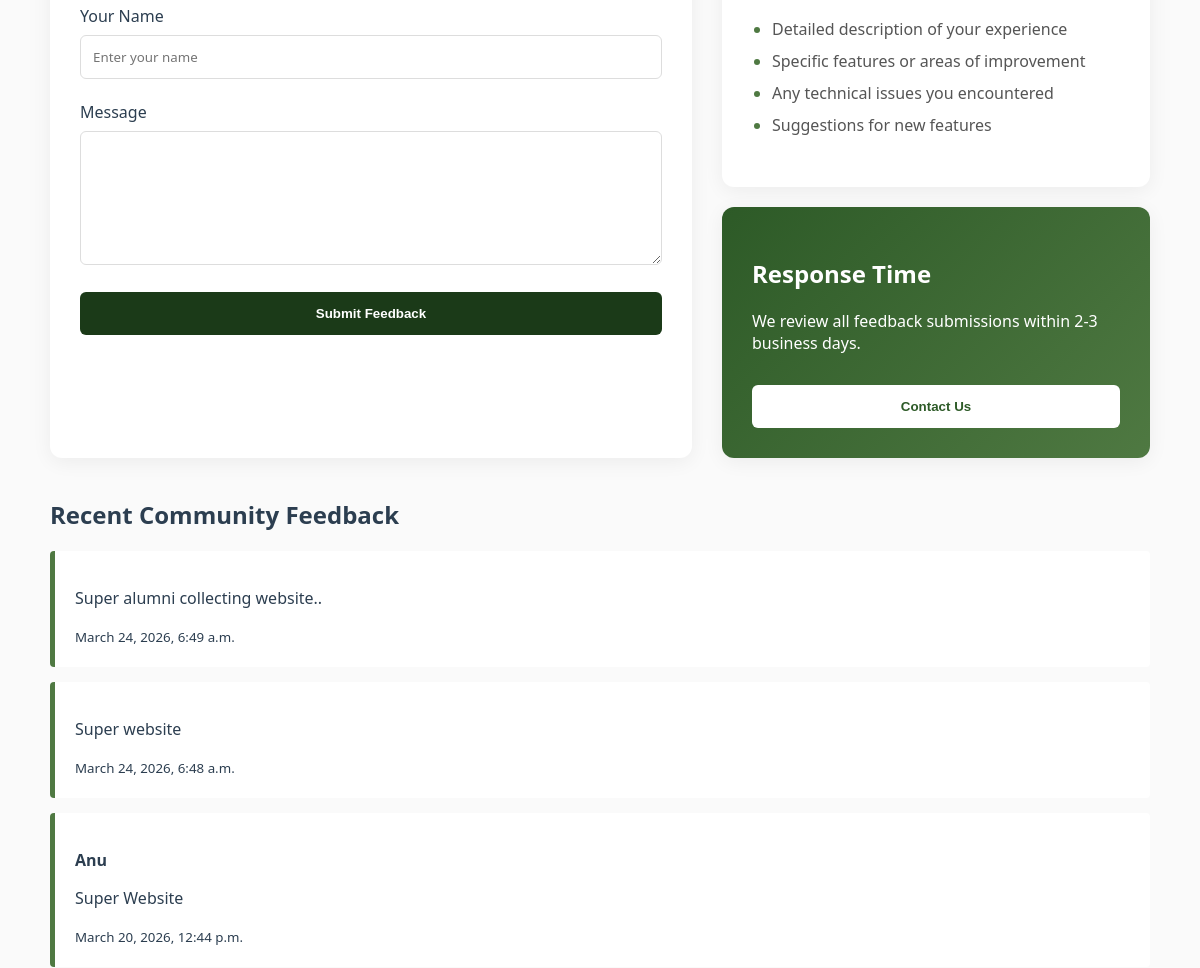
The app's page /alumni_app/alumni/feedback/ (middle part), older data.
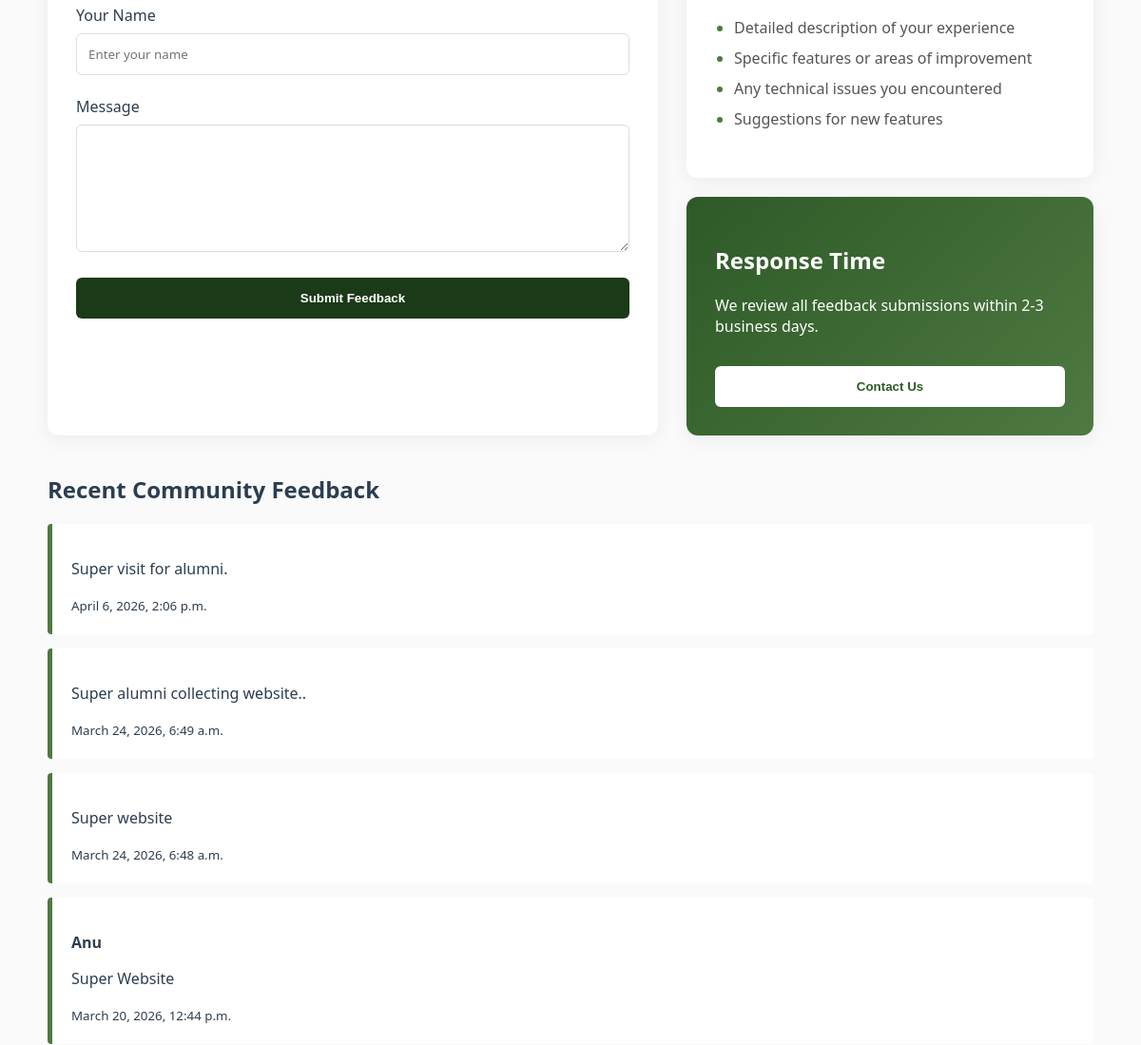
The same page, newer data.
### Alumni_app/models.py (models this page shows, shortened)
class Feedback(models.Model):
    user = models.ForeignKey(User, on_delete=models.CASCADE, null=True, blank=True)
    name = models.CharField(max_length=100, null=True, blank=True)
    message = models.TextField()
    created_at = models.DateTimeField(auto_now_add=True)

### Alumni_app/views.py (the view, shortened to what this page needs)
# urls.py: path('alumni/feedback/', views.alumni_feedback, name='alumni_feedback'),
def alumni_feedback(request):
    feedbacks = Feedback.objects.all().order_by("-created_at")
    return render(request, "alumni_feedback.html", {"feedbacks": feedbacks})

### Alumni_app/templates/alumni_feedback.html (shortened to what this page needs)
{% load static %}
<!DOCTYPE html>
<html>
<head>
<link rel="stylesheet" href="{% static 'alumni_feedback.css' %}">
</head>
<body>
<div class="container">
<div class="card feedback-form">
<form method="POST">
{% if request.user.is_authenticated %}
<label>Username</label>
<input type="text" value="{{ request.user.username }}" readonly>
{% else %}
<label>Your Name</label>
<input type="text" name="name" placeholder="Enter your name">
{% endif %}
<br><br>
<label>Message</label>
<textarea name="message" rows="6"></textarea>
<br><br>
<button type="submit">Submit Feedback</button>
</form>
</div>
<div class="sidebar">
<div class="card info-box">
<ul>
<li>Detailed description of your experience</li>
<li>Specific features or areas of improvement</li>
<li>Any technical issues you encountered</li>
<li>Suggestions for new features</li>
</ul>
</div>
<div class="card response-time-card">
<h2>Response Time</h2>
<p>
We review all feedback submissions within 2-3 business days.
</p>
<a href="{% url 'contact' %}">
<button>Contact Us</button>
</a>
</div>
</div>
</div>
<section class="user-feedback-section">
<h2>Recent Community Feedback</h2>
{% for feedback in feedbacks %}
<div class="feedback-item">
<p>
<strong>{{ feedback.user.username }}</strong>
</p>
<p>{{ feedback.message }}</p>
<small>{{ feedback.created_at }}</small>
</div>
{% empty %}
<p>No feedback submitted yet.</p>
{% endfor %}
</section>
</body>
</html>

Row changes from the older to the newer data that the page shows:
added Feedback: message "Super visit for alumni.", created_at "April 6, 2026, 2:06 p.m."
